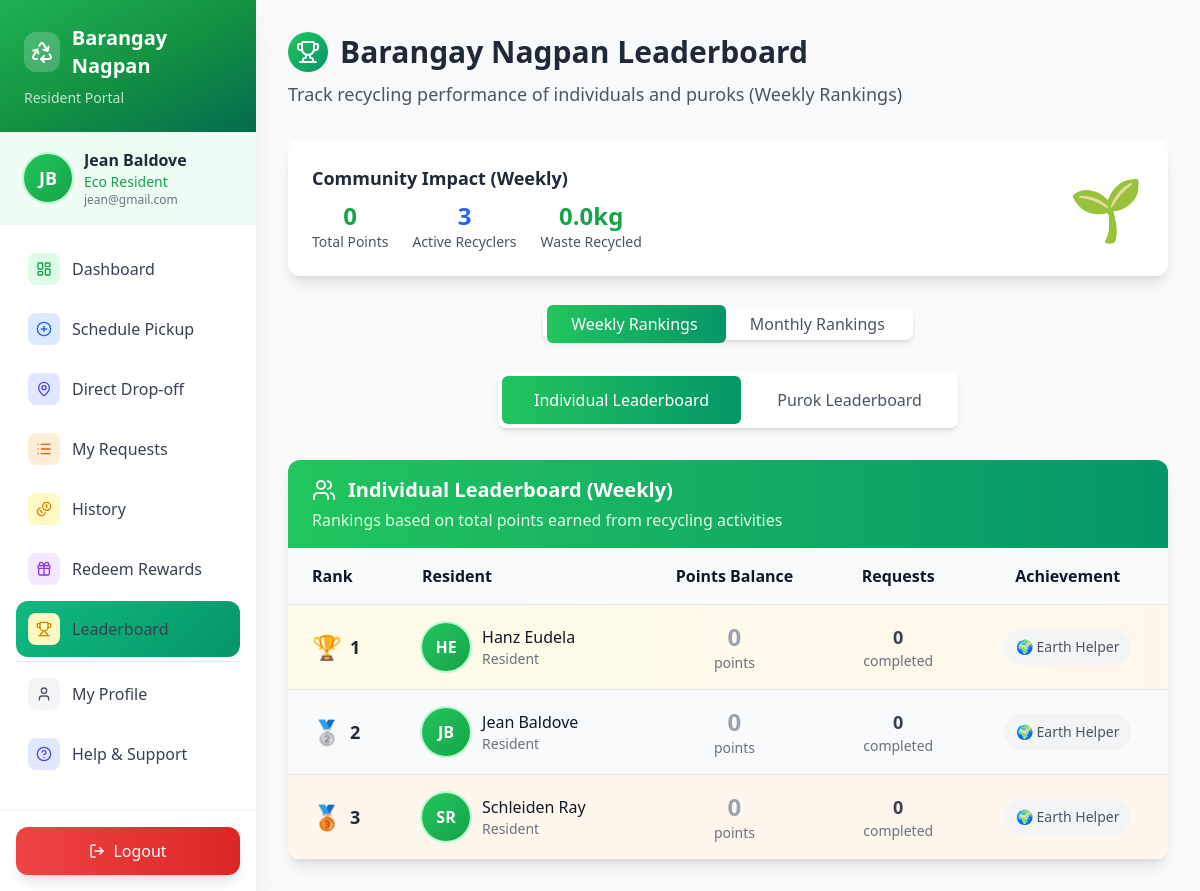
The page /resident/resident_leaderboard.php (signed in) on the database its author committed.
### tables this page shows
CREATE TABLE `system_settings` (
  `setting_id` int(11) NOT NULL,
  `setting_key` varchar(100) NOT NULL,
  `setting_value` text DEFAULT NULL,
  `created_at` timestamp NOT NULL DEFAULT current_timestamp(),
  `updated_at` timestamp NOT NULL DEFAULT current_timestamp() ON UPDATE current_timestamp()
);

CREATE TABLE `users` (
  `user_id` int(11) NOT NULL,
  `first_name` varchar(15) NOT NULL,
  `last_name` varchar(15) NOT NULL,
  `email` varchar(30) NOT NULL,
  `phone` varchar(13) NOT NULL,
  `address` text NOT NULL,
  `password` varchar(255) NOT NULL,
  `profile_photo` varchar(255) DEFAULT NULL,
  `role` enum('admin','worker','resident') NOT NULL DEFAULT 'resident',
  `purok_id` int(11) DEFAULT NULL,
  `created_at` timestamp NOT NULL DEFAULT current_timestamp(),
  `latitude` decimal(10,7) DEFAULT NULL,
  `longitude` decimal(10,7) DEFAULT NULL
);

### resident/resident_leaderboard.php (the view, shortened to what the rows shown need)
<?php
require_once '../config/database.php';
require_once '../includes/system_functions.php';
$period = isset($_GET['period']) ? $_GET['period'] : 'weekly';
if ($period === 'weekly') {
    $start_date = date('Y-m-d', strtotime('-7 days'));
} else {
    $start_date = date('Y-m-d', strtotime('-30 days'));
    $period_label = 'Monthly';
}
$individual_query = "
    SELECT
        u.user_id,
        u.first_name,
        u.last_name,
        u.profile_photo,
        COALESCE(SUM(CASE WHEN pl.transaction_type = 'Earned' THEN pl.points ELSE 0 END), 0) as total_points
    FROM users u
    LEFT JOIN pointsledger pl ON u.user_id = pl.user_id AND pl.created_at >= ?
    WHERE u.role = 'resident'
    GROUP BY u.user_id, u.first_name, u.last_name, u.profile_photo
    ORDER BY total_points DESC, u.first_name ASC
    LIMIT 50
";
$individual_leaderboard = [];
$stmt = prepare_statement($conn, $individual_query);
if ($stmt) {
    $stmt->bind_param("s", $start_date);
    if ($stmt->execute()) {
        $result = $stmt->get_result();
        $individual_leaderboard = $result->fetch_all(MYSQLI_ASSOC);
        foreach ($individual_leaderboard as $key => $user) {
            $request_query = "
                SELECT
                    COUNT(DISTINCT CASE WHEN pr.status = 'Completed' THEN pr.request_id END) +
                    COUNT(DISTINCT CASE WHEN dd.status = 'Completed' THEN dd.dropoff_id END) as total_requests
                FROM users u
                LEFT JOIN pickuprequests pr ON u.user_id = pr.resident_id AND pr.created_at >= ?
                LEFT JOIN direct_dropoffs dd ON u.user_id = dd.resident_id AND dd.created_at >= ?
                WHERE u.user_id = ?
            ";
            $request_stmt = prepare_statement($conn, $request_query);
            if ($request_stmt) {
                $request_stmt->bind_param("ssi", $start_date, $start_date, $user['user_id']);
                if ($request_stmt->execute()) {
                    $request_result = $request_stmt->get_result();
                    $request_data = $request_result->fetch_assoc();
                    $individual_leaderboard[$key]['total_requests'] = $request_data['total_requests'] ?? 0;
                } else {
                    $individual_leaderboard[$key]['total_requests'] = 0;
                }
            } else {
                $individual_leaderboard[$key]['total_requests'] = 0;
            }
        }
    } else {
        error_log("Error executing individual leaderboard query: " . $stmt->error);
    }
} else {
    error_log("Error preparing individual leaderboard query");
}
function getProfileDisplay($user) {
    $first_initial = !empty($user['first_name']) ? strtoupper(substr($user['first_name'], 0, 1)) : 'U';
    $last_initial = !empty($user['last_name']) ? strtoupper(substr($user['last_name'], 0, 1)) : 'S';
    return [
        'type' => 'initials',
        'initials' => $first_initial . $last_initial
    ];
}
function getBadge($points) {
    return ['name' => '🌍 Earth Helper', 'class' => 'bg-gray-100 text-gray-600'];
}
include 'resident_sidebar.php';
?>
<!DOCTYPE html>
<html lang="en">
<head>
    <script src="https://cdn.tailwindcss.com"></script>
</head>
<body class="bg-gray-50">
<div class="ml-64 p-8 bg-gray-50 min-h-screen">
    <div class="max-w-7xl mx-auto">
        <div class="mb-8">
            <div class="flex items-center gap-3 mb-2">
                <div class="w-10 h-10 bg-gradient-to-br from-green-500 to-emerald-600 rounded-full flex items-center justify-center">
                    <i data-lucide="trophy" class="w-6 h-6 text-white"></i>
                </div>
                <h1 class="text-3xl font-bold text-gray-800"><?php echo htmlspecialchars($system_name); ?> Leaderboard</h1>
            </div>
        </div>
        <div id="individualLeaderboard" class="space-y-4">
            <?php if (!empty($individual_leaderboard)): ?>
                <div class="bg-white rounded-xl shadow-lg overflow-hidden">
                    <div class="overflow-x-auto">
                        <table class="w-full">
                            <thead class="bg-gray-50 border-b">
                                <tr>
                                    <th class="px-6 py-4 text-left font-semibold text-gray-900">Rank</th>
                                    <th class="px-6 py-4 text-left font-semibold text-gray-900">Resident</th>
                                    <th class="px-6 py-4 text-center font-semibold text-gray-900">Points Balance</th>
                                    <th class="px-6 py-4 text-center font-semibold text-gray-900">Requests</th>
                                    <th class="px-6 py-4 text-center font-semibold text-gray-900">Achievement</th>
                                </tr>
                            </thead>
                            <tbody class="divide-y divide-gray-200">
                                <?php foreach ($individual_leaderboard as $index => $user):
                                    $profile = getProfileDisplay($user);
                                    $badge = getBadge($user['total_points']);
                                    $rank = $index + 1;
                                    $row_class = "";
                                    $rank_badge = "";
                                    if ($rank === 1) {
                                        $row_class = "bg-gradient-to-r from-yellow-50 to-orange-50";
                                        $rank_badge = "🏆";
                                    } elseif ($rank === 2) {
                                        $row_class = "bg-gray-50";
                                        $rank_badge = "🥈";
                                    } elseif ($rank === 3) {
                                        $row_class = "bg-orange-50";
                                        $rank_badge = "🥉";
                                    }
                                ?>
                                <tr class="hover:bg-gray-50 transition-colors duration-200 <?php echo $row_class; ?>">
                                    <td class="px-6 py-4">
                                        <div class="flex items-center gap-2">
                                            <span class="text-2xl"><?php echo $rank_badge; ?></span>
                                            <span class="font-bold text-lg text-gray-800"><?php echo $rank; ?></span>
                                        </div>
                                    </td>
                                    <td class="px-6 py-4">
                                        <div class="flex items-center gap-3">
                                            <?php if ($profile['type'] === 'photo'): ?>
                                                <img src="<?php echo $profile['src']; ?>" alt="Profile" class="w-12 h-12 rounded-full object-cover ring-2 ring-green-200">
                                            <?php else: ?>
                                                <div class="w-12 h-12 bg-gradient-to-br from-green-500 to-green-600 rounded-full flex items-center justify-center text-white font-bold ring-2 ring-green-200">
                                                    <?php echo $profile['initials']; ?>
                                                </div>
                                            <?php endif; ?>
                                            <div>
                                                <div class="font-medium text-gray-900"><?php echo htmlspecialchars($user['first_name'] . ' ' . $user['last_name']); ?></div>
                                                <div class="text-sm text-gray-500">Resident</div>
                                            </div>
                                        </div>
                                    </td>
                                    <td class="px-6 py-4 text-center">
                                        <div class="text-2xl font-bold <?php echo $user['total_points'] > 0 ? 'text-green-600' : ($user['total_points'] < 0 ? 'text-red-500' : 'text-gray-400'); ?>">
                                            <?php echo number_format($user['total_points']); ?>
                                        </div>
                                        <div class="text-sm text-gray-500">points</div>
                                    </td>
                                    <td class="px-6 py-4 text-center">
                                        <div class="text-lg font-semibold text-gray-700"><?php echo $user['total_requests']; ?></div>
                                        <div class="text-sm text-gray-500">completed</div>
                                    </td>
                                    <td class="px-6 py-4 text-center">
                                        <span class="inline-block <?php echo $badge['class']; ?> px-3 py-2 rounded-full text-sm font-medium">
                                            <?php echo $badge['name']; ?>
                                        </span>
                                    </td>
                                </tr>
                                <?php endforeach; ?>
                            </tbody>
                        </table>
                    </div>
                </div>
            <?php endif; ?>
        </div>
    </div>
</div>
</body>
</html>

### resident/resident_sidebar.php (shortened to what the rows shown need)
<?php
require_once '../config/database.php';
require_once '../includes/system_functions.php';
$user_id = $_SESSION['user_id'];
$stmt = prepare_statement($conn, "SELECT first_name, last_name, email, phone, address, profile_photo FROM users WHERE user_id = ?");
$stmt->bind_param("i", $user_id);
$stmt->execute();
$user_data = $stmt->get_result()->fetch_assoc();
$system_name = getSystemSetting($conn, 'barangay_name', 'BoteBank');
$system_logo = getSystemSetting($conn, 'barangay_logo', '');
$profile_display = getUserProfileDisplay($user_data);
?>
<!DOCTYPE html>
<html lang="en">
<head>
<script src="https://cdn.tailwindcss.com"></script>
</head>
<body class="bg-gray-50 font-sans">
<div class="fixed left-0 top-0 h-full w-64 bg-white shadow-xl flex flex-col z-50">
    <div class="bg-gradient-to-br from-green-500 via-green-600 to-emerald-700 p-6 relative overflow-hidden">
        <div class="relative z-10 flex items-center space-x-3 mb-2">
            <?php if (file_exists("../uploads/$system_logo")): ?>
                <img src="../uploads/<?php echo htmlspecialchars($system_logo); ?>" class="w-10 h-10 rounded-xl object-cover bg-white bg-opacity-20 p-1" alt="System Logo">
            <?php else: ?>
                <div class="w-10 h-10 bg-white bg-opacity-20 rounded-xl flex items-center justify-center">
                    <i data-lucide="recycle" class="w-6 h-6 text-white"></i>
                </div>
            <?php endif; ?>
            <h1 class="text-xl font-bold text-white"><?php echo htmlspecialchars($system_name); ?></h1>
        </div>
    </div>
    <div class="px-6 py-4 border-b border-gray-100 bg-gradient-to-r from-green-50 to-emerald-50 flex items-center space-x-3">
        <?php if ($profile_display['type'] === 'photo'): ?>
            <img src="../uploads/profiles/thumbs/<?php echo htmlspecialchars($profile_display['value']); ?>" class="w-12 h-12 rounded-full object-cover ring-2 ring-green-200">
        <?php else: ?>
            <div class="w-12 h-12 bg-gradient-to-br from-green-500 to-green-600 rounded-full flex items-center justify-center ring-2 ring-green-200">
                <span class="text-white font-bold text-lg"><?php echo htmlspecialchars($profile_display['value']); ?></span>
            </div>
        <?php endif; ?>
        <div class="flex-1 min-w-0">
            <p class="font-semibold text-gray-800 truncate"><?php echo htmlspecialchars($user_data['first_name'].' '.$user_data['last_name']); ?></p>
            <p class="text-sm text-green-600 font-medium">Eco Resident</p>
            <p class="text-xs text-gray-500 truncate"><?php echo htmlspecialchars($user_data['email']); ?></p>
        </div>
    </div>
</div>
</body>
</html>

### rows shown on the page
system_settings: setting_value "Barangay Nagpan"
users: first_name+last_name "JB", first_name+last_name "Jean Baldove", email "jean@gmail.com", rank_badge "🥈", rank "2", total_points "0", total_requests "0", name "🌍 Earth Helper"
users: rank_badge "🏆", rank "1", first_name+last_name "HE", first_name+last_name "Hanz Eudela", total_points "0", total_requests "0", name "🌍 Earth Helper"
users: rank_badge "🥉", rank "3", first_name+last_name "SR", first_name+last_name "Schleiden Ray", total_points "0", total_requests "0", name "🌍 Earth Helper"

### other values the page prints
$link['label'] "Dashboard"
$link['label'] "Schedule Pickup"
$link['label'] "Direct Drop-off"
$link['label'] "My Requests"
$link['label'] "History"
$link['label'] "Redeem Rewards"
$link['label'] "Leaderboard"
$link['label'] "My Profile"
$link['label'] "Help & Support"
$period_label "Weekly"
$community_stats['total_points'] "0"
$community_stats['active_recyclers'] "3"
$community_stats['total_weight'] "0.0"
